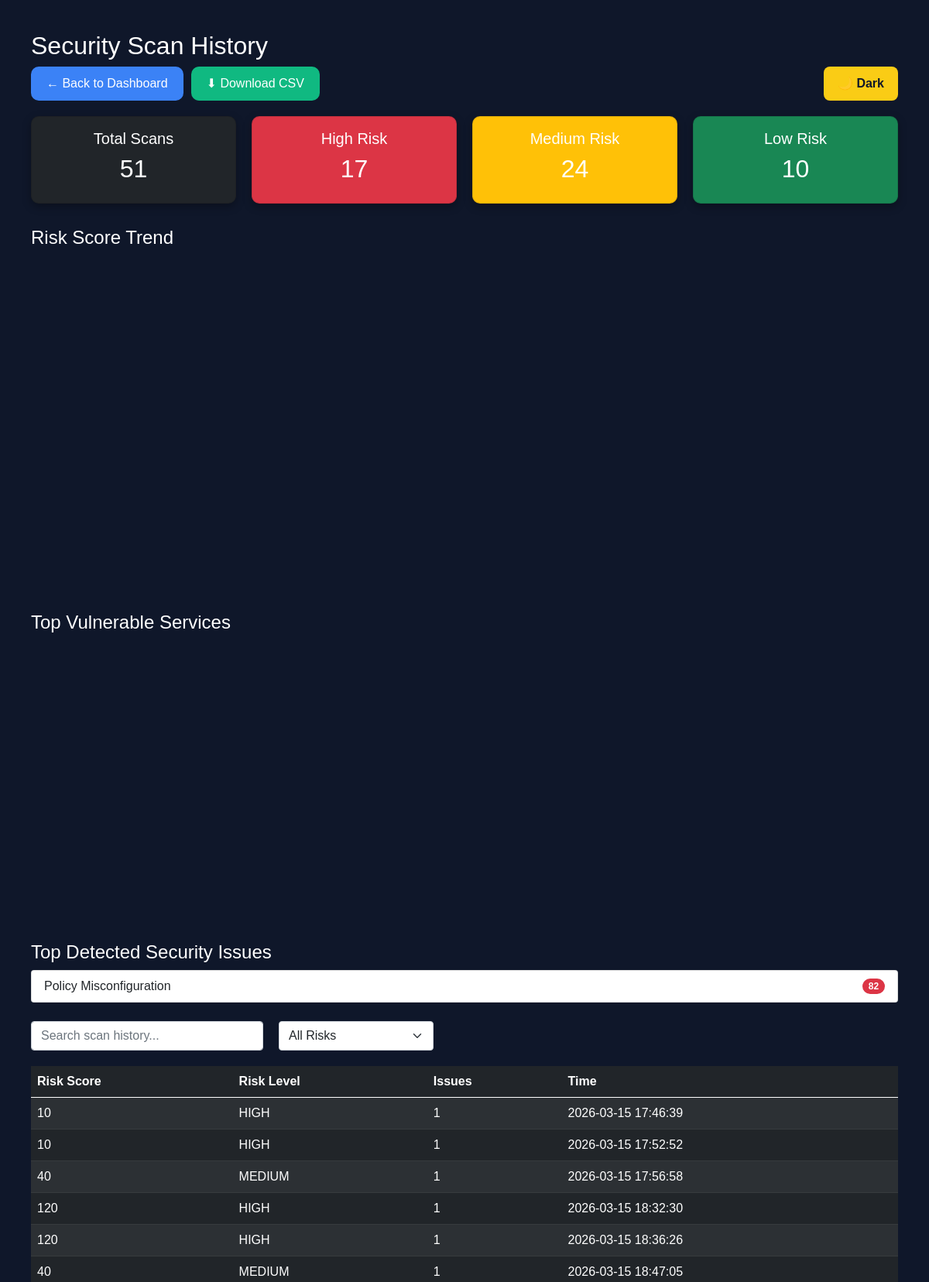
Screenshot of /history (signed in, upper part) with the database file from the repository.
### tables this page shows
CREATE TABLE scans (
            id INTEGER PRIMARY KEY AUTOINCREMENT,
            username TEXT,
            risk_score INTEGER,
            risk_level TEXT,
            issues_count INTEGER,
            timestamp DATETIME DEFAULT CURRENT_TIMESTAMP
        );

### app.py (the view)
@app.route("/history")
def history():
    if "user_id" not in session:
        return redirect(url_for("auth.login"))
    username = session.get("username")
    scans = get_scan_history(username)
    vulnerability_counts = {}
    for scan in scans:
        issues_count = scan[2]
        if issues_count > 0:
            vulnerability_counts["Policy Misconfiguration"] = (
                vulnerability_counts.get("Policy Misconfiguration", 0) + issues_count
            )
    top_vulnerabilities = sorted(
        vulnerability_counts.items(), key=lambda x: x[1], reverse=True
    )[:5]
    services = ["IAM", "S3", "EC2", "Lambda"]
    service_risk_values = [6, 4, 3, 2]
    service_fig = go.Figure()
    service_fig.add_trace(
        go.Bar(x=services, y=service_risk_values, marker_color="orange")
    )
    service_fig.update_layout(
        title="Top Vulnerable Services",
        xaxis_title="Cloud Service",
        yaxis_title="Risk Count",
        template="plotly_dark",
        height=350,
        margin=dict(l=20, r=20, t=40, b=20),
    )
    service_chart = plot(
        service_fig,
        output_type="div",
        include_plotlyjs=False,
        config={"displaylogo": False, "displayModeBar": False},
    )
    total_scans = len(scans)
    high_risk = len([s for s in scans if s[1] == "HIGH"])
    medium_risk = len([s for s in scans if s[1] == "MEDIUM"])
    low_risk = len([s for s in scans if s[1] == "LOW"])
    scans = list(reversed(scans))
    risk_scores = [scan[0] for scan in scans]
    timestamps = [scan[3] for scan in scans]
    fig = go.Figure()
    fig.add_trace(
        go.Scatter(x=timestamps, y=risk_scores, mode="lines+markers", name="Risk Score")
    )
    fig.update_layout(
        title="Risk Score Trend",
        height=420,
        xaxis_title="Time",
        yaxis_title="Risk Score",
        template="plotly_dark",
        margin=dict(l=20, r=20, t=40, b=20),
        xaxis_tickangle=-45,
    )
    chart = plot(
        fig,
        output_type="div",
        include_plotlyjs=False,
        config={"displaylogo": False, "displayModeBar": False},
    )
    return render_template(
        "history.html",
        scans=scans,
        chart=chart,
        service_chart=service_chart,
        total_scans=total_scans,
        high_risk=high_risk,
        medium_risk=medium_risk,
        low_risk=low_risk,
        top_vulnerabilities=top_vulnerabilities,
    )

### database/db.py (called while the page is built)
def get_scan_history(username):
    conn = sqlite3.connect(DB_NAME)
    cursor = conn.cursor()
    cursor.execute(
        """
        SELECT risk_score, risk_level, issues_count, timestamp
        FROM scans
        WHERE username = ?
        ORDER BY timestamp DESC
    """,
        (username,),
    )
    rows = cursor.fetchall()
    conn.close()
    return rows

### templates/history.html (shortened to what this page needs)
<!DOCTYPE html>
<html>
<head>
    <link href="https://cdn.jsdelivr.net/npm/bootstrap@5.0.0-beta3/dist/css/bootstrap.min.css" rel="stylesheet">
</head>
<body>
    <h2>Security Scan History</h2>
    <div style="display:flex; justify-content:space-between; margin-bottom:20px; flex-wrap: wrap; gap: 10px;">
        <div style="display:flex; gap:10px;">
            <a href="/" class="btn btn-primary">
                ← Back to Dashboard
            </a>
            <a href="/export_csv" class="btn btn-success">
                ⬇ Download CSV
            </a>
        </div>
        <div>
            <button onclick="toggleTheme()" id="themeBtn" class="theme-btn">
            </button>
        </div>
    </div>
    <div style="display:flex; gap:20px; margin-bottom:30px; flex-wrap: wrap;">
        <div class="card summary-card total-scans-card"
            style="flex:1; min-width:200px; text-align:center; padding:1rem; border-radius:10px; background: #1e293b; color: white; transition: all 0.3s ease;">
            <h5>Total Scans</h5>
            <h2>{{ total_scans }}</h2>
        </div>
        <div class="card summary-card high-risk-card"
            style="flex:1; min-width:200px; text-align:center; padding:1rem; border-radius:10px; background: #dc3545; color: white; transition: all 0.3s ease;">
            <h5>High Risk</h5>
            <h2>{{ high_risk }}</h2>
        </div>
        <div class="card summary-card medium-risk-card"
            style="flex:1; min-width:200px; text-align:center; padding:1rem; border-radius:10px; background: #ffc107; color: white; transition: all 0.3s ease;">
            <h5>Medium Risk</h5>
            <h2>{{ medium_risk }}</h2>
        </div>
        <div class="card summary-card low-risk-card"
            style="flex:1; min-width:200px; text-align:center; padding:1rem; border-radius:10px; background: #198754; color: white; transition: all 0.3s ease;">
            <h5>Low Risk</h5>
            <h2>{{ low_risk }}</h2>
        </div>
    </div>
    <h4 style="margin-top:30px;">Risk Score Trend</h4>
    <div style="margin-bottom:40px;" class="chart-container">
        {{ chart | safe }}
    </div>
    <h4 style="margin-top:30px;">Top Vulnerable Services</h4>
    <div style="margin-bottom:40px;" class="chart-container">
        {{ service_chart | safe }}
    </div>
    <h4 style="margin-top:30px;">Top Detected Security Issues</h4>
    <ul class="list-group mb-4">
        {% for vuln, count in top_vulnerabilities %}
        <li class="list-group-item d-flex justify-content-between align-items-center">
            {{ vuln }}
            <span class="badge bg-danger rounded-pill">{{ count }}</span>
        </li>
        {% endfor %}
    </ul>
    <div style="display:flex; gap:20px; margin-bottom:20px;">
        <input type="text" id="searchInput" onkeyup="searchTable()" placeholder="Search scan history..."
            class="form-control" style="max-width:300px;">
        <select id="riskFilter" class="form-select" style="width:200px;" onchange="filterTable()">
            <option value="ALL">All Risks</option>
        </select>
    </div>
    <table id="scanTable" class="table table-dark table-striped">
        <thead>
            <tr>
                <th>Risk Score</th>
                <th>Risk Level</th>
                <th>Issues</th>
                <th>Time</th>
            </tr>
        </thead>
        <tbody>
            {% for scan in scans %}
            <tr>
                <td>{{ scan[0] }}</td>
                <td>{{ scan[1] }}</td>
                <td>{{ scan[2] }}</td>
                <td>{{ scan[3] }}</td>
            </tr>
            {% endfor %}
        </tbody>
    </table>
</body>
</html>

### templates/history.html (style rules this page uses)
body { background: #0f172a; color: white; font-family: Arial; padding: 40px; transition: background-color 0.3s ease, color 0.3s ease; }
table { background: #1e293b; }
.theme-btn { background: #facc15; color: #0f172a; padding: 10px 18px; border-radius: 8px; border: none; font-weight: bold; cursor: pointer; transition: all 0.2s ease; }
.summary-card { box-shadow: 0 4px 12px rgba(0, 0, 0, 0.3); }
.btn-primary { background: #3b82f6; border: none; color: white; padding: 10px 20px; border-radius: 10px; font-weight: 500; transition: all 0.2s ease; }
.btn-success { background: #10b981; border: none; color: white; padding: 10px 20px; border-radius: 10px; font-weight: 500; transition: all 0.2s ease; }

### rows the page displays
scans: risk_score "10", risk_level "HIGH", issues_count "1", timestamp "2026-03-15 17:46:39"
scans: risk_score "10", risk_level "HIGH", issues_count "1", timestamp "2026-03-15 17:52:52"
scans: risk_score "40", risk_level "MEDIUM", issues_count "1", timestamp "2026-03-15 17:56:58"
scans: risk_score "120", risk_level "HIGH", issues_count "1", timestamp "2026-03-15 18:32:30"
scans: risk_score "120", risk_level "HIGH", issues_count "1", timestamp "2026-03-15 18:36:26"
scans: risk_score "40", risk_level "MEDIUM", issues_count "1", timestamp "2026-03-15 18:47:05"

### other values shown
{{ total_scans }} "51"
{{ high_risk }} "17"
{{ medium_risk }} "24"
{{ low_risk }} "10"
{{ vuln }} "Policy Misconfiguration"
{{ count }} "82"
